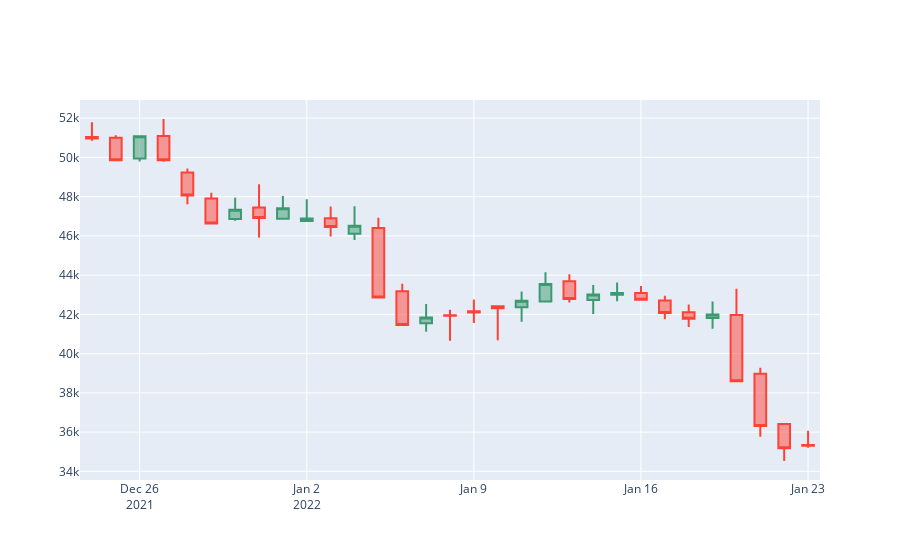

Notebook cell for this chart:
### Markdown cell above
Finally we are now ready to use plotly to create our Candlestick Chart.

### Code cell
fig = go.Figure(data=[go.Candlestick(x=candlestick_data['date'],
                open=candlestick_data['Price']['first'], 
                high=candlestick_data['Price']['max'],
                low=candlestick_data['Price']['min'], 
                close=candlestick_data['Price']['last'])
                ])

fig.update_layout(xaxis_rangeslider_visible=False)

fig.show()
